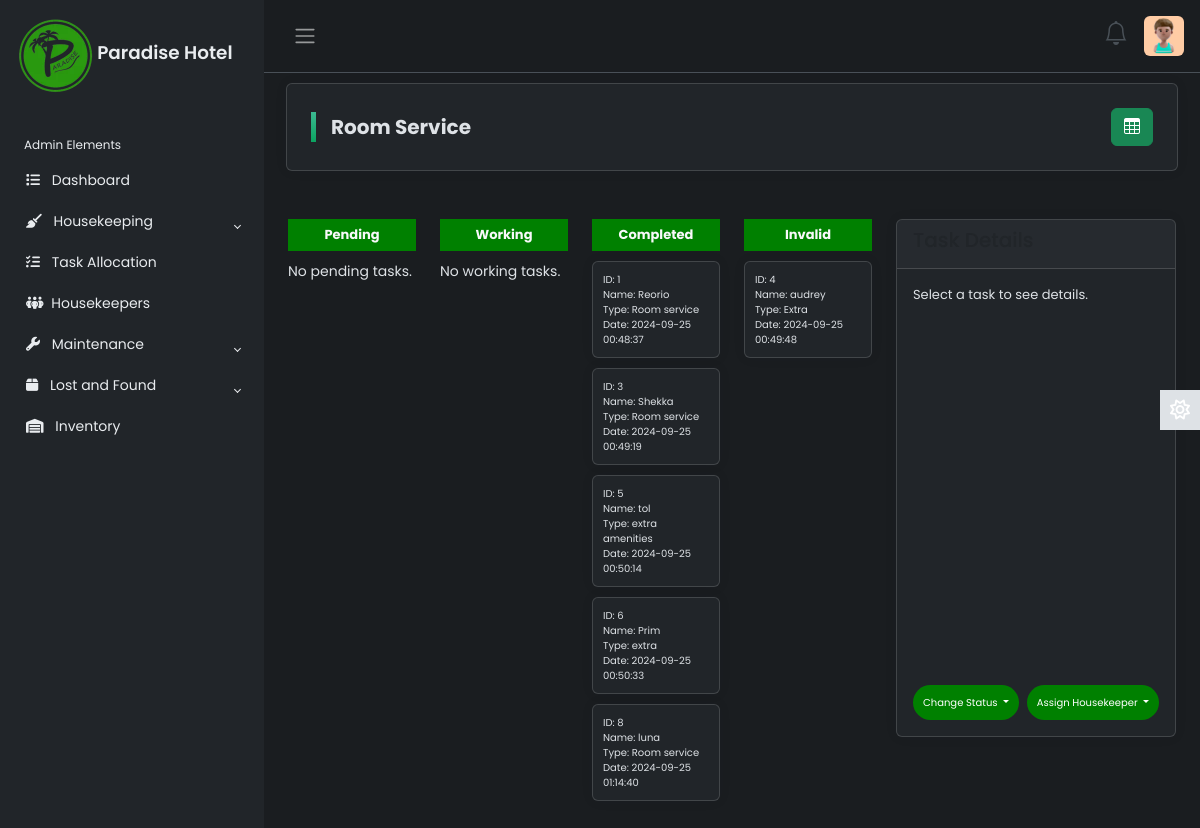
The app's page /roomservice.php (signed in), older data.
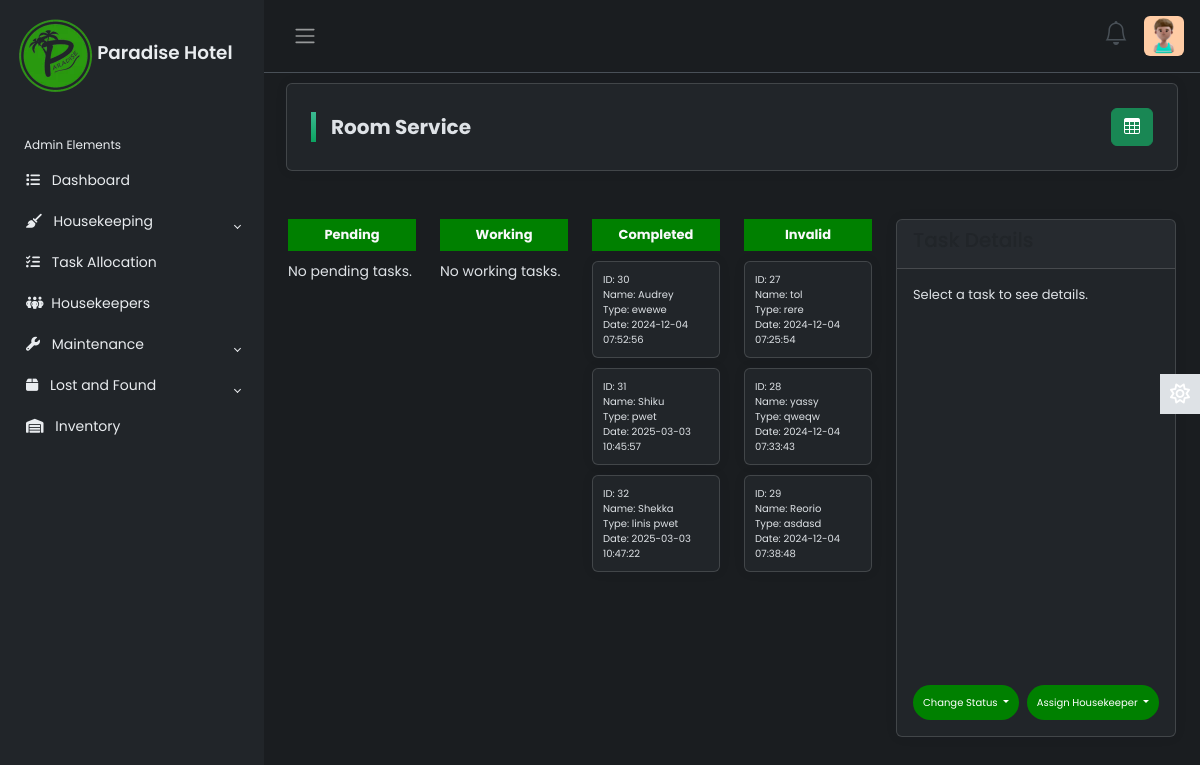
The same page, newer data.
### tables this page shows
CREATE TABLE `customer_messages` (
  `id` int(11) NOT NULL,
  `uname` varchar(11) DEFAULT NULL,
  `request` varchar(100) DEFAULT NULL,
  `details` text DEFAULT NULL,
  `room` text DEFAULT NULL,
  `status` varchar(20) DEFAULT NULL,
  `created_at` timestamp NOT NULL DEFAULT current_timestamp()
);

### roomservice.php (the view, shortened to what the changed rows need)
<!DOCTYPE html>
<html lang="en">
<head>
    <link href="https://cdnjs.cloudflare.com/ajax/libs/bootstrap/5.3.0/css/bootstrap.min.css" rel="stylesheet">
    <link href='https://unpkg.com/boxicons@2.0.9/css/boxicons.min.css' rel='stylesheet'>
    <link rel="stylesheet" href="https://cdn.jsdelivr.net/npm/bootstrap-icons@1.3.0/font/bootstrap-icons.css">
    <link rel="stylesheet" href="css/roomservice.css">
</head>
<body>
    <?php include('index.php'); ?>
    <div class="container mt-2">
    <div class="row m-0">
        <div id="cardView" class="col-md-8">
            <div class="row mt-4" id="roomServiceCards">
            <div class="col-md-3 status-column" data-status="complete">
                <div class="status-grid">
                    <?php
                    $completedTasks = $conn->query("SELECT * FROM customer_messages WHERE status = 'complete' LIMIT 5");
                    if ($completedTasks->num_rows > 0):
                        while ($task = $completedTasks->fetch_assoc()):
                    ?>
                        <div class="status-card card mb-0" data-task-id="<?php echo $task['id']; ?>" onclick="showDetails(<?php echo $task['id']; ?>)">
                            <p>ID: <?php echo $task['id']; ?></p>
                            <p>Name: <?php echo htmlspecialchars($task['uname']); ?></p>
                            <p>Type: <?php echo htmlspecialchars($task['request']); ?></p>
                            <p>Date: <?php echo $task['created_at']; ?></p>
                        </div>
                        <?php
                            endwhile;
                        else:
                            echo "<p>No completed tasks.</p>";
                        endif;
                        ?>
                </div>
            </div>
            <div class="col-md-3 status-column" data-status="invalid">
                <div class="status-grid">
                    <?php
                    $invalidTasks = $conn->query("SELECT * FROM customer_messages WHERE status = 'invalid' LIMIT 5");
                    if ($invalidTasks->num_rows > 0):
                        while ($task = $invalidTasks->fetch_assoc()):
                    ?>
                        <div class="status-card card mb-0" data-task-id="<?php echo $task['id']; ?>" onclick="showDetails(<?php echo $task['id']; ?>)">
                            <p>ID: <?php echo $task['id']; ?></p>
                            <p>Name: <?php echo htmlspecialchars($task['uname']); ?></p>
                            <p>Type: <?php echo htmlspecialchars($task['request']); ?></p>
                            <p>Date: <?php echo $task['created_at']; ?></p>
                        </div>
                        <?php
                            endwhile;
                        else:
                            echo "<p>No invalid tasks.</p>";
                        endif;
                        ?>
                </div>
            </div>
        </div>
    </div>
</body>
</html>

Row changes from the older to the newer data that the page shows:
removed customer_messages: id "1", uname "Reorio", request "Room service", created_at "2024-09-25 00:48:37", shown under "Completed"
removed customer_messages: id "3", uname "Shekka", request "Room service", created_at "2024-09-25 00:49:19", shown under "Completed"
removed customer_messages: id "5", uname "tol", request "extra amenities", created_at "2024-09-25 00:50:14", shown under "Completed"
removed customer_messages: id "6", uname "Prim", request "extra", created_at "2024-09-25 00:50:33", shown under "Completed"
removed customer_messages: id "8", uname "luna", request "Room service", created_at "2024-09-25 01:14:40", shown under "Completed"
removed customer_messages: id "4", uname "audrey", request "Extra", created_at "2024-09-25 00:49:48", shown under "Invalid"
added customer_messages: id "30", uname "Audrey", request "ewewe", created_at "2024-12-04 07:52:56", shown under "Completed"
added customer_messages: id "31", uname "Shiku", request "pwet", created_at "2025-03-03 10:45:57", shown under "Completed"
added customer_messages: id "32", uname "Shekka", request "linis pwet", created_at "2025-03-03 10:47:22", shown under "Completed"
added customer_messages: id "27", uname "tol", request "rere", created_at "2024-12-04 07:25:54", shown under "Invalid"
added customer_messages: id "28", uname "yassy", request "qweqw", created_at "2024-12-04 07:33:43", shown under "Invalid"
added customer_messages: id "29", uname "Reorio", request "asdasd", created_at "2024-12-04 07:38:48", shown under "Invalid"
